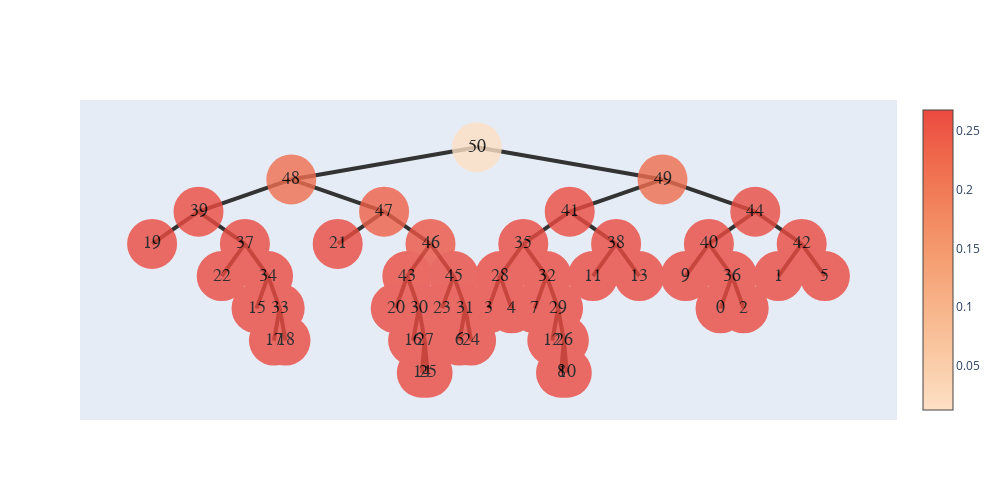

Notebook source saved alongside this figure:
### Code cell
nodes1 = [node(name=str(i),son=[]) for i in range(len(uf.tree()))]
for i,j in enumerate(uf.tree()):
    if(j!=-1):
        nodes1[j].son.append(nodes1[i])
    nodes1[i].value=embeddings[i];
    nodes1[i].subson=0
    # if(i==49):
    #     break
show_tree(nodes1[50]).show_fig()

### Figure 1 — Plotly figure (JSON) as saved in the notebook; plotly's stock layout.template omitted (floating-point values rounded to 4 significant figures)
{"data": [{"hoverinfo": "text", "marker": {"color": [0.01254, 0.2188, 0.2668, 0.2677, 0.2673, 0.2677, 0.2675, 0.2677, 0.2676, 0.2677, 0.2677, 0.2382, 0.2677, 0.255, 0.2669, 0.2677, 0.2676, 0.2677, 0.2677, 0.2677, 0.2677, 0.2646, 0.2677, 0.2676, 0.2677, 0.2677, 0.2211, 0.2663, 0.2674, 0.2676, 0.2677, 0.2677, 0.2676, 0.2677, 0.2676, 0.2677, 0.2677, 0.2677, 0.2677, 0.2675, 0.2677, 0.2677, 0.2651, 0.2673, 0.2677, 0.2676, 0.2677, 0.2677, 0.2673, 0.2677, 0.2677], "colorscale": [[0, "rgb(253, 224, 197)"], [0.1667, "rgb(250, 203, 166)"], [0.3333, "rgb(248, 181, 139)"], [0.5, "rgb(245, 158, 114)"], [0.6667, "rgb(242, 133, 93)"], [0.8333, "rgb(239, 106, 76)"], [1, "rgb(235, 74, 64)"]], "showscale": true, "size": 50, "symbol": "circle-dot"}, "mode": "markers+text", "opacity": 0.8, "text": ["50", "48", "39", "19", "37", "22", "34", "15", "33", "17", "18", "47", "21", "46", "43", "20", "30", "16", "27", "14", "25", "45", "23", "31", "6", "24", "49", "41", "35", "28", "3", "4", "32", "7", "29", "12", "26", "8", "10", "38", "11", "13", "44", "40", "9", "36", "0", "2", "42", "1", "5"], "textfont": {"color": "#000000", "family": "sans serif", "size": 18}, "type": "scatter", "x": [5.5, 3.25, 2.125, 1.562, 2.688, 2.406, 2.969, 2.828, 3.109, 3.039, 3.18, 4.375, 3.812, 4.938, 4.656, 4.516, 4.797, 4.727, 4.867, 4.832, 4.902, 5.219, 5.078, 5.359, 5.289, 5.43, 7.75, 6.625, 6.062, 5.781, 5.641, 5.922, 6.344, 6.203, 6.484, 6.414, 6.555, 6.52, 6.59, 7.188, 6.906, 7.469, 8.875, 8.312, 8.031, 8.594, 8.453, 8.734, 9.438, 9.156, 9.719], "y": [5, 3.5, 2, 0.5, 0.5, -1, -1, -2.5, -2.5, -4, -4, 2, 0.5, 0.5, -1, -2.5, -2.5, -4, -4, -5.5, -5.5, -1, -2.5, -2.5, -4, -4, 3.5, 2, 0.5, -1, -2.5, -2.5, -1, -2.5, -2.5, -4, -4, -5.5, -5.5, 0.5, -1, -1, 2, 0.5, -1, -1, -2.5, -2.5, 0.5, -1, -1]}], "layout": {"height": 500, "shapes": [{"layer": "below", "line": {"color": "#333", "width": 4}, "type": "line", "x0": 5.5, "x1": 5.5, "y0": 5, "y1": 5}, {"layer": "below", "line": {"color": "#333", "width": 4}, "type": "line", "x0": 5.5, "x1": 3.25, "y0": 5, "y1": 3.5}, {"layer": "below", "line": {"color": "#333", "width": 4}, "type": "line", "x0": 3.25, "x1": 2.125, "y0": 3.5, "y1": 2}, {"layer": "below", "line": {"color": "#333", "width": 4}, "type": "line", "x0": 2.125, "x1": 1.562, "y0": 2, "y1": 0.5}, {"layer": "below", "line": {"color": "#333", "width": 4}, "type": "line", "x0": 2.125, "x1": 2.688, "y0": 2, "y1": 0.5}, {"layer": "below", "line": {"color": "#333", "width": 4}, "type": "line", "x0": 2.688, "x1": 2.406, "y0": 0.5, "y1": -1}, {"layer": "below", "line": {"color": "#333", "width": 4}, "type": "line", "x0": 2.688, "x1": 2.969, "y0": 0.5, "y1": -1}, {"layer": "below", "line": {"color": "#333", "width": 4}, "type": "line", "x0": 2.969, "x1": 2.828, "y0": -1, "y1": -2.5}, {"layer": "below", "line": {"color": "#333", "width": 4}, "type": "line", "x0": 2.969, "x1": 3.109, "y0": -1, "y1": -2.5}, {"layer": "below", "line": {"color": "#333", "width": 4}, "type": "line", "x0": 3.109, "x1": 3.039, "y0": -2.5, "y1": -4}, {"layer": "below", "line": {"color": "#333", "width": 4}, "type": "line", "x0": 3.109, "x1": 3.18, "y0": -2.5, "y1": -4}, {"layer": "below", "line": {"color": "#333", "width": 4}, "type": "line", "x0": 3.25, "x1": 4.375, "y0": 3.5, "y1": 2}, {"layer": "below", "line": {"color": "#333", "width": 4}, "type": "line", "x0": 4.375, "x1": 3.812, "y0": 2, "y1": 0.5}, {"layer": "below", "line": {"color": "#333", "width": 4}, "type": "line", "x0": 4.375, "x1": 4.938, "y0": 2, "y1": 0.5}, {"layer": "below", "line": {"color": "#333", "width": 4}, "type": "line", "x0": 4.938, "x1": 4.656, "y0": 0.5, "y1": -1}, {"layer": "below", "line": {"color": "#333", "width": 4}, "type": "line", "x0": 4.656, "x1": 4.516, "y0": -1, "y1": -2.5}, {"layer": "below", "line": {"color": "#333", "width": 4}, "type": "line", "x0": 4.656, "x1": 4.797, "y0": -1, "y1": -2.5}, {"layer": "below", "line": {"color": "#333", "width": 4}, "type": "line", "x0": 4.797, "x1": 4.727, "y0": -2.5, "y1": -4}, {"layer": "below", "line": {"color": "#333", "width": 4}, "type": "line", "x0": 4.797, "x1": 4.867, "y0": -2.5, "y1": -4}, {"layer": "below", "line": {"color": "#333", "width": 4}, "type": "line", "x0": 4.867, "x1": 4.832, "y0": -4, "y1": -5.5}, {"layer": "below", "line": {"color": "#333", "width": 4}, "type": "line", "x0": 4.867, "x1": 4.902, "y0": -4, "y1": -5.5}, {"layer": "below", "line": {"color": "#333", "width": 4}, "type": "line", "x0": 4.938, "x1": 5.219, "y0": 0.5, "y1": -1}, {"layer": "below", "line": {"color": "#333", "width": 4}, "type": "line", "x0": 5.219, "x1": 5.078, "y0": -1, "y1": -2.5}, {"layer": "below", "line": {"color": "#333", "width": 4}, "type": "line", "x0": 5.219, "x1": 5.359, "y0": -1, "y1": -2.5}, {"layer": "below", "line": {"color": "#333", "width": 4}, "type": "line", "x0": 5.359, "x1": 5.289, "y0": -2.5, "y1": -4}, {"layer": "below", "line": {"color": "#333", "width": 4}, "type": "line", "x0": 5.359, "x1": 5.43, "y0": -2.5, "y1": -4}, {"layer": "below", "line": {"color": "#333", "width": 4}, "type": "line", "x0": 5.5, "x1": 7.75, "y0": 5, "y1": 3.5}, {"layer": "below", "line": {"color": "#333", "width": 4}, "type": "line", "x0": 7.75, "x1": 6.625, "y0": 3.5, "y1": 2}, {"layer": "below", "line": {"color": "#333", "width": 4}, "type": "line", "x0": 6.625, "x1": 6.062, "y0": 2, "y1": 0.5}, {"layer": "below", "line": {"color": "#333", "width": 4}, "type": "line", "x0": 6.062, "x1": 5.781, "y0": 0.5, "y1": -1}, {"layer": "below", "line": {"color": "#333", "width": 4}, "type": "line", "x0": 5.781, "x1": 5.641, "y0": -1, "y1": -2.5}, {"layer": "below", "line": {"color": "#333", "width": 4}, "type": "line", "x0": 5.781, "x1": 5.922, "y0": -1, "y1": -2.5}, {"layer": "below", "line": {"color": "#333", "width": 4}, "type": "line", "x0": 6.062, "x1": 6.344, "y0": 0.5, "y1": -1}, {"layer": "below", "line": {"color": "#333", "width": 4}, "type": "line", "x0": 6.344, "x1": 6.203, "y0": -1, "y1": -2.5}, {"layer": "below", "line": {"color": "#333", "width": 4}, "type": "line", "x0": 6.344, "x1": 6.484, "y0": -1, "y1": -2.5}, {"layer": "below", "line": {"color": "#333", "width": 4}, "type": "line", "x0": 6.484, "x1": 6.414, "y0": -2.5, "y1": -4}, {"layer": "below", "line": {"color": "#333", "width": 4}, "type": "line", "x0": 6.484, "x1": 6.555, "y0": -2.5, "y1": -4}, {"layer": "below", "line": {"color": "#333", "width": 4}, "type": "line", "x0": 6.555, "x1": 6.52, "y0": -4, "y1": -5.5}, {"layer": "below", "line": {"color": "#333", "width": 4}, "type": "line", "x0": 6.555, "x1": 6.59, "y0": -4, "y1": -5.5}, {"layer": "below", "line": {"color": "#333", "width": 4}, "type": "line", "x0": 6.625, "x1": 7.188, "y0": 2, "y1": 0.5}, {"layer": "below", "line": {"color": "#333", "width": 4}, "type": "line", "x0": 7.188, "x1": 6.906, "y0": 0.5, "y1": -1}, {"layer": "below", "line": {"color": "#333", "width": 4}, "type": "line", "x0": 7.188, "x1": 7.469, "y0": 0.5, "y1": -1}, {"layer": "below", "line": {"color": "#333", "width": 4}, "type": "line", "x0": 7.75, "x1": 8.875, "y0": 3.5, "y1": 2}, {"layer": "below", "line": {"color": "#333", "width": 4}, "type": "line", "x0": 8.875, "x1": 8.312, "y0": 2, "y1": 0.5}, {"layer": "below", "line": {"color": "#333", "width": 4}, "type": "line", "x0": 8.312, "x1": 8.031, "y0": 0.5, "y1": -1}, {"layer": "below", "line": {"color": "#333", "width": 4}, "type": "line", "x0": 8.312, "x1": 8.594, "y0": 0.5, "y1": -1}, {"layer": "below", "line": {"color": "#333", "width": 4}, "type": "line", "x0": 8.594, "x1": 8.453, "y0": -1, "y1": -2.5}, {"layer": "below", "line": {"color": "#333", "width": 4}, "type": "line", "x0": 8.594, "x1": 8.734, "y0": -1, "y1": -2.5}, {"layer": "below", "line": {"color": "#333", "width": 4}, "type": "line", "x0": 8.875, "x1": 9.438, "y0": 2, "y1": 0.5}, {"layer": "below", "line": {"color": "#333", "width": 4}, "type": "line", "x0": 9.438, "x1": 9.156, "y0": 0.5, "y1": -1}, {"layer": "below", "line": {"color": "#333", "width": 4}, "type": "line", "x0": 9.438, "x1": 9.719, "y0": 0.5, "y1": -1}], "width": 1000, "xaxis": {"showgrid": false, "showline": false, "showticklabels": false, "zeroline": false}, "yaxis": {"showgrid": false, "showline": false, "showticklabels": false, "zeroline": false}}}
